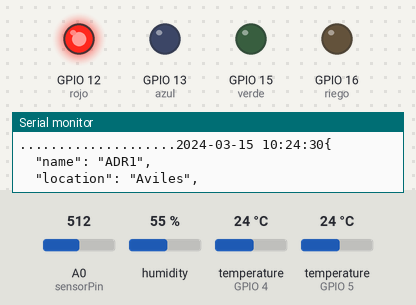
A sketch run on a simulated ESP8266 (NodeMCU). On the bench: output pins drawn as LEDs (lit = HIGH), the last lines printed to the serial monitor. The inputs (shaded band) are chosen by the test bench; at power-on: A0 (sensorPin) = 512, humidity 55 %, temperature (sensors on GPIO 4, GPIO 5) 24 °C. WiFi joins after 1.5 s; servers stay silent unless stated; network time is answered at once with the bench clock; uploads are accepted with an empty reply; the local clock reads 2024-03-15 10:24:30 at power-on unless the sketch sets it.

Above: at 0.1 s.
At 16.8 s:
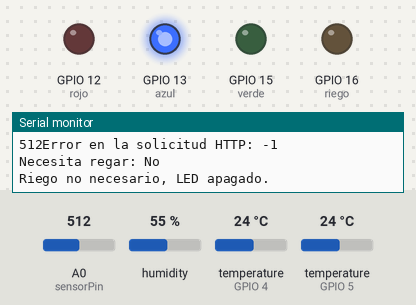
Timing chart, 0 to 18.3 s (numbered marks = the images above):
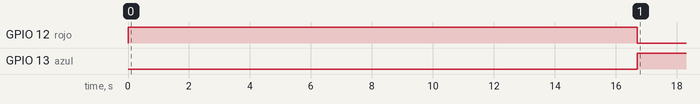

Measured:
- by itself, GPIO 12 (rojo): HIGH → LOW at 16.7 s
- by itself, GPIO 13 (azul): LOW → HIGH at 16.7 s

The sketch:

cropsense.ino
```cpp
#include <DHT.h>
#include <DHT_U.h>
#include <OneWire.h>
#include <DallasTemperature.h>
#include <ESP8266WiFi.h>
#include <ESP8266HTTPClient.h>
#include <ArduinoJson.h>
#include <NTPClient.h>
#include <WiFiUdp.h>


//Define los pines para los sensores
DHT dht(5,DHT11);// Sensor aire
const int oneWireBus = 4;// Sensor temperatura
const int sensorPin = A0;// Sensor tierra


float Temperatura, HumedadAire;


// Inicializa el bus OneWire
OneWire oneWire(oneWireBus);
DallasTemperature sensors (&oneWire);

// Define los valores de medición para seco y agua
const int medicionSeco = 500;
const int medicionAgua = 100;

// Variables para almacenar el nivel de humedad del suelo
int MoistureLevel = 0;
int HumedadTierra = 0;

// Definir los pines de los LEDs
const int rojo = 12;
const int azul = 13;
const int verde = 15;
const int riego = 16;


// Define las credenciales de la red WiFi
const char* ssid = "6F0C";
const char* password = "36tyy7m5acxhu5";

// Declara la variable cliente para la conexión WiFi
WiFiClient client;

WiFiUDP ntpUDP;
NTPClient timeClient(ntpUDP, "europe.pool.ntp.org", 7200, 3600);

String token;
HTTPClient http;

// Define la dirección base del servidor
const char* servidor = "http://192.168.1.143:3000";

int idDispositivo = -1;  // Inicializa con un valor por defecto

String obtenerDatosSensor(int idArduino, const String &token) {
  // Construye el URL con el ID del Arduino
  String url = String(servidor) + "/arduino-devices/" + idArduino + "/sensors";

  // Inicia la conexión con el servidor
  http.begin(client, url.c_str());

  // Agrega el token al encabezado Authorization
  http.addHeader("Authorization", "Bearer " + token);

  // Realiza la solicitud GET
  int httpCode = http.GET();

  // Verifica si la solicitud fue exitosa
  if (httpCode > 0) {
    // Obtiene la respuesta del servidor
    String payload = http.getString();
    //Serial.println(payload); // Imprime la respuesta original

    // Parsea la respuesta JSON
    DynamicJsonDocument doc(1024);
    deserializeJson(doc, payload);

    // Crea un nuevo JSONDocument para los pares IdSensor y TipoSensor
    DynamicJsonDocument filteredDoc(1024);
    JsonArray filteredSensors = filteredDoc.to<JsonArray>();

    // Extrae solo los pares IdSensor y TipoSensor
    for (JsonObject elem : doc.as<JsonArray>()) {
      JsonObject sensor = filteredSensors.createNestedObject();
      sensor["idSensor"] = elem["idSensor"];
      sensor["tipoSensor"] = elem["tipoSensor"];
    }

    // Serializa el JSON filtrado a String
    String filteredPayload;
    serializeJson(filteredSensors, filteredPayload);
    //Serial.println(filteredPayload); // Imprime el JSON filtrado

    http.end(); // Cierra la conexión
    return filteredPayload; // Devuelve el JSON filtrado
  } else {
    Serial.print("Error en la solicitud HTTP: ");
    Serial.println(httpCode);
    http.end(); // Cierra la conexión
    return "";
  }
}

bool sendSensorData(HTTPClient &http, WiFiClient &client, const String &token, DynamicJsonDocument &sensorData) {
  // Especifica el URL del endpoint
  http.begin(client, (String(servidor) + "/sensor/readings").c_str());

  // Configura el encabezado de la solicitud para indicar que el cuerpo de la solicitud será un objeto JSON
  http.addHeader("Content-Type", "application/json");

  // Agrega el token al encabezado Authorization
  http.addHeader("Authorization", "Bearer " + token);

  // Serializa el DynamicJsonDocument a una cadena para el cuerpo de la solicitud
  String requestBody;
  serializeJson(sensorData, requestBody);

  int httpCode = http.POST(requestBody);

  bool necesitaRegar = false; // Variable para almacenar el estado de riego

  if (httpCode > 0) {
    String response = http.getString();
    //Serial.println(response);

    // Deserializa la respuesta JSON
    DynamicJsonDocument respDoc(1024);
    deserializeJson(respDoc, response);

    // Extrae el valor de resultadoRiego
    necesitaRegar = respDoc["readings"]["resultadoRiego"].as<bool>();

    // Imprime el estado de riego
    Serial.print("Necesita regar: ");
    Serial.println(necesitaRegar ? "Si" : "No");

  } else {
    Serial.println("Error en la solicitud: " + http.errorToString(httpCode));
  }

  http.end();

  // Retorna el estado de riego
  return necesitaRegar;
}

std::pair<String, int> registerDevice(WiFiClient& client, const char* servidor, const char* fechaHora) {
  HTTPClient http;
  Serial.print("....................");
  Serial.print(fechaHora);
  // Inicia una conexión al servidor
  http.begin(client, (String(servidor) + "/arduino/register").c_str());

  // Crea un objeto JSON con los datos del dispositivo
  StaticJsonDocument<200> doc;

  doc["name"] = "ADR1";
  doc["location"] = "Aviles";
  doc["ultimaIP"] = WiFi.localIP().toString();
  doc["fechaUltimaComunicacion"] = fechaHora;
  JsonObject gpsCoordinates = doc.createNestedObject("gpsCoordinates");
  gpsCoordinates["x"] = 43.550299;
  gpsCoordinates["y"] = -5.922112;
  doc["mac"] = WiFi.macAddress();

  // Convierte el objeto JSON a una cadena
  String deviceData;
  serializeJson(doc, deviceData);
  serializeJsonPretty(doc, Serial);

  // Configura los encabezados de la solicitu
  http.addHeader("Content-Type", "application/json");

  // Realiza una solicitud POST al endpoint
  int httpCode = http.POST(deviceData);

  // Obtiene la respuesta del servidor
  String payload = http.getString();

  // Imprime la respuesta del servidor
  Serial.println(payload);

  // Parsea la respuesta JSON
  DynamicJsonDocument respToken(1024);
  deserializeJson(respToken, payload);

  // Extrae el token de la respuesta
  String token;
  if (respToken.containsKey("token")) {
    token = respToken["token"].as<String>();
  }

  // Extrae el idDispositivo de la respuesta
  int idDispositivo = -1;
  if (respToken["arduino"].size() > 0 && respToken["arduino"][0].containsKey("idDispositivo")) {
    idDispositivo = respToken["arduino"][0]["idDispositivo"].as<int>();
  }

  // Cierra la conexión al servidor
  http.end();

  // Devuelve el token y el idDispositivo
  return std::make_pair(token, idDispositivo);
}

unsigned long lastTime = 0;  // Almacena la última vez que se ejecutó el código
unsigned long interval = 3600000;  // Intervalo de tiempo


// Función de configuración que se ejecuta una vez al inicio
void setup() {
  // Inicia la comunicación serial a 9600 baudios
  Serial.begin(9600);
  // Inicia los sensores DHT
  dht.begin();
  // Inicia el sensor de temperatura Dallas
  sensors.begin();


  // Configurar los pines de los LEDs como salidas
  pinMode(rojo, OUTPUT);
  pinMode(azul, OUTPUT);
  pinMode(verde, OUTPUT);
  pinMode(riego, OUTPUT);

  // Estable el estado inicial de los leds
  digitalWrite(rojo, HIGH);
  digitalWrite(azul, LOW);
  digitalWrite(verde, LOW);
  digitalWrite(riego, LOW);


  timeClient.begin();
  timeClient.update();
}

// Función principal que se ejecuta continuamente
void loop() {

  int httpCode;
  // Verifica si el dispositivo está conectado a WiFi
  if(WiFi.status() != WL_CONNECTED) {
    // Si no está conectado, enciende el LED rojo y apaga el azul
    digitalWrite(rojo, HIGH);
    digitalWrite(azul, LOW);
    Serial.println("Connecting to WiFi...");
    // Intenta conectarse a la red WiFi
    WiFi.begin(ssid, password);
    } else {
      // Si está conectado, apaga el LED rojo y enciende el azul
      digitalWrite(rojo, LOW);
      digitalWrite(azul, HIGH);
      // Crea un objeto HTTPClient para hacer una solicitud HTTP
    // HTTPClient http;
      // Inicia una conexión al servidor
      http.begin(client, servidor);
      // Realiza una solicitud GET y guarda el código de estado HTTP
      int httpCode = http.GET();
      // Cierra la conexión al servidor
      http.end();
      // Verifica si la solicitud fue exitosa
      if (httpCode == 200) {
        // Si fue exitosa, apaga el LED azul y enciende el verde
        digitalWrite(azul, LOW);
        digitalWrite(verde, HIGH);
        Serial.println("Connected to server");
      } else {
        // Si no fue exitosa, enciende el LED azul y apaga el verde
        digitalWrite(azul, HIGH);
        digitalWrite(verde, LOW);
        Serial.println("Failed to connect to server");
      }
  }

  timeClient.update();
  time_t rawtime = timeClient.getEpochTime();
  struct tm * ti;
  ti = localtime (&rawtime);
  char fechaHora[80];
  strftime (fechaHora,80,"%Y-%m-%d %H:%M:%S",ti);
  Serial.println(fechaHora);

  std::pair<String, int> result = registerDevice(client, servidor, fechaHora);
  String token = result.first;
  int idDispositivo = result.second;

  //Serial.println("Token: " + token);
  //Serial.println("ID del dispositivo: " + String(idDispositivo));

  // Lee la humedad y la temperatura del primer sensor DHT
  HumedadAire = dht.readHumidity();

  Temperatura = dht.readTemperature();


  // Solicita las temperaturas al sensor Dallas
  sensors.requestTemperatures();
  // Lee la temperatura del sensor Dallas
  float temperatureC = sensors.getTempCByIndex(0);

  //Serial.print("Medición sensores tierra: ");

  // Lee la temperatura del sensor Dallas
  float TemperaturaTierra = sensors.getTempCByIndex(0);
  // Lee la humedad del suelo del sensor analógico
  MoistureLevel = analogRead(sensorPin);
  Serial.print(MoistureLevel);
  // Mapea el nivel de humedad del suelo a un porcentaje
  HumedadTierra = map(MoistureLevel, medicionSeco, medicionAgua, 0, 100);
  // Verifica si el porcentaje de humedad del suelo es 100, 0 o algo intermedio
  if (HumedadTierra >= 100){
    //Serial.println("\nTemperatura: " +String(TemperaturaTierra)+ "°C Humedad: Maximum - 100 %");
    }
    else if (HumedadTierra <= 0)
    {
      //Serial.println("\nTemperatura: " +String(TemperaturaTierra)+ "°C Humedad: Minimum - 0 %");
    }
    else if (HumedadTierra > 0 && HumedadTierra < 100)
    {
      //Serial.print("\nTemperatura: " +String(TemperaturaTierra)+ "°C Humedad: " +String(HumedadTierra));
      //Serial.println("%");
  }


  DynamicJsonDocument doc(1024);
  JsonArray readingsData = doc.createNestedArray("readingsData");

  String respuesta = obtenerDatosSensor(idDispositivo, token);
  DynamicJsonDocument sensorInfo(1024);
  deserializeJson(sensorInfo, respuesta);

  for (JsonObject elem : sensorInfo.as<JsonArray>()) {
    JsonObject sensorData = readingsData.createNestedObject();
    sensorData["sensorId"] = elem["idSensor"];
    //sensorData["dateTime"] = fechaHora;
    sensorData["tipoSensor"] =  elem["tipoSensor"];

    String tipoSensor = elem["tipoSensor"].as<String>();
    if (tipoSensor == "Temperatura") {
      sensorData["value"] = Temperatura;
    } else if (tipoSensor == "HumedadAire") {
      sensorData["value"] = HumedadAire;
    } else if (tipoSensor == "HumedadTierra") {

      sensorData["value"] = HumedadTierra;
    } else if (tipoSensor == "TemperaturaTierra") {

      sensorData["value"] = TemperaturaTierra;
    }
  }

  JsonObject arduinoData = doc.createNestedObject("arduinoData");
  arduinoData["idDispositivo"] = idDispositivo;
  arduinoData["ultimaIP"] = WiFi.localIP().toString();
  arduinoData["fechaUltimaComunicacion"] = fechaHora;

  //Serial.print(respuesta);
  bool necesitaRegar = sendSensorData(http, client, token, doc);
  if (necesitaRegar) {
  digitalWrite(riego, HIGH); // Enciende el LED
  Serial.println("Riego necesario, LED encendido.");
  } else {
    digitalWrite(riego, LOW); // Apaga el LED
    Serial.println("Riego no necesario, LED apagado.");
  }
  Serial.println();
  // Espera (x*1000) segundos antes de la próxima iteración
  delay(15000);
}
```
